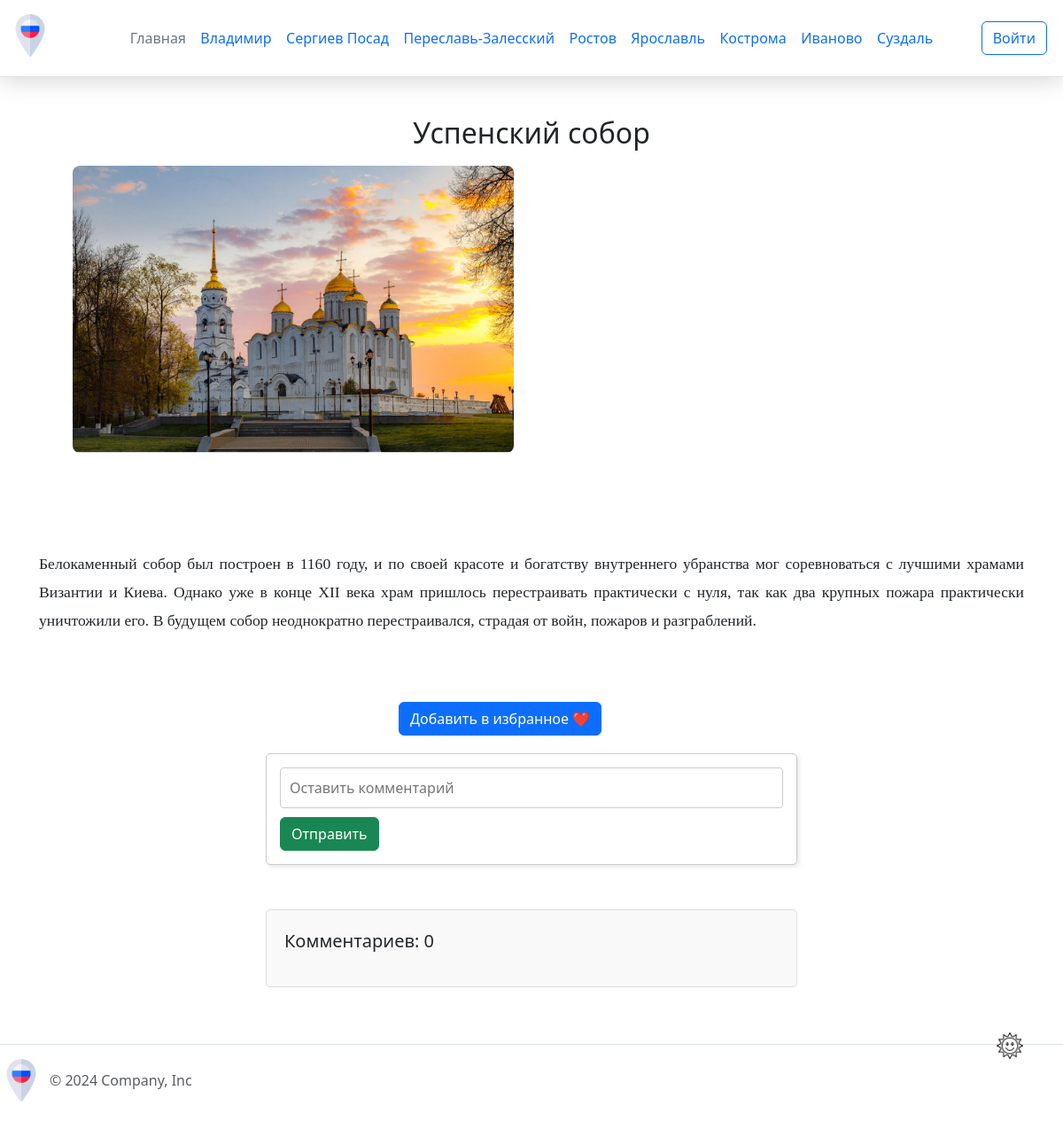
/attraction_detail/1, run on an earlier commit of the app's database.
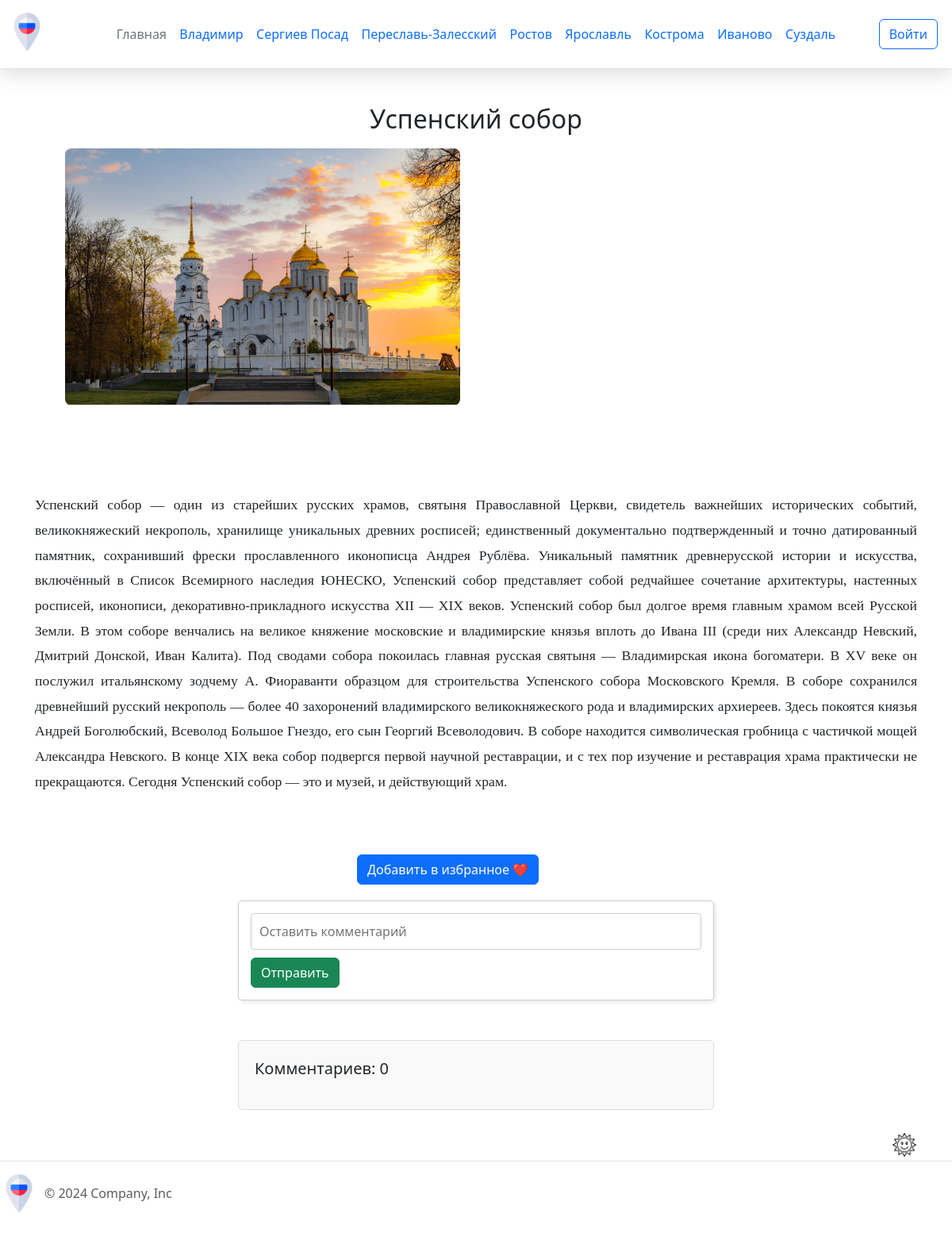
And on a later commit of the database.
### app.py (models this page shows)
class Attraction(db.Model):
    attraction_id = db.Column(db.Integer, primary_key=True)
    attraction_name = db.Column(db.String(50), nullable=False)
    photo = db.Column(db.LargeBinary, nullable=False)
    description = db.Column(db.Text, nullable=False)
    attraction_type = db.Column(db.String(80), nullable=False)
    city_id = db.Column(db.Integer, db.ForeignKey('city.city_id'), nullable=False)
    latitude = db.Column(db.Float, nullable=True)  # Широта
    longitude = db.Column(db.Float, nullable=True) # Долгота

### app.py (the view, shortened to what this page needs)
@app.route("/attraction_detail/<int:attraction_id>", methods=['POST', 'GET'])
def attraction_detail(attraction_id):
    attraction = Attraction.query.get(attraction_id)
    comments = db.session.query(Feedback, User.name).join(User).filter(Feedback.attraction_id == attraction_id).all()
    coordinates = {'latitude': attraction.latitude, 'longitude': attraction.longitude}
    return render_template('attraction_detail.html', attraction=attraction, comments=comments, coordinates=coordinates)

### app.py (called while the page is built)
@app.context_processor
def inject_cities():
    cities = City.query.all()
    return dict(cities=cities)

### templates/attraction_detail.html (shortened to what this page needs)
{% extends 'base.html' %}
{% block content %}
<div class="attraction-container">
    <h2>{{ attraction.attraction_name }}</h2>
    <div class="attraction-grid">
        <div class="attraction-photo">
            <img src="{{ url_for('static', filename='img/' + attraction.photo) }}" class="img-fluid" alt="{{ attraction.attraction_name }}">
        </div>
        <div id="map" style="width:100%; height:400px;"></div>
        <p class="about">{{ attraction.description }}</p>
    </div>
    <form action="{{ url_for('add_to_favorites', attraction_id=attraction.attraction_id) }}" method="POST">
        <button type="submit" class="btn btn-primary mt-3">Добавить в избранное ❤️</button>
    </form>
    <form method="post" class="comment-container">
        <input type="text" name="comment" placeholder="Оставить комментарий" class="comment-form"><br>
        <button class="btn btn-success" type="submit">Отправить</button>
    </form>
    <div class="comments-section">
        <div>
            <p style="font-size: 20px;">Комментариев: {{ comments|length }}</p>
        </div>
    </div>
</div>
{% endblock %}

What changed in the data, as far as the page shows it:
changed Attraction "Успенский собор": description "Белокаменный собор был построен в 1160 году, и по своей красоте и богатству внутреннего убранства мог соревноваться с лучшими храмами Византии и Киева. Однако уже в конце XII века храм пришлось перестраивать практически с нуля, так как два крупных пожара практически уничтожили его. В будущем собор неоднократно перестраивался, страдая от войн, пожаров и разграблений." → "Успенский собор — один из старейших русских храмов, святыня Православной Церкви, свидетель важнейших исторических событий, великокняжеский некрополь, хранилище уникальных древних росписей; единственный документально подтвержденный и точно датированный памятник, сохранивший фрески прославленного иконописца Андрея Рублёва. Уникальный памятник древнерусской истории и искусства, включённый в Список Всемирного наследия ЮНЕСКО, Успенский собор представляет собой редчайшее сочетание архитектуры, настенных росписей, иконописи, декоративно-прикладного искусства XII — XIX веков. Успенский собор был долгое время главным храмом всей Русской Земли. В этом соборе венчались на великое княжение московские…"
